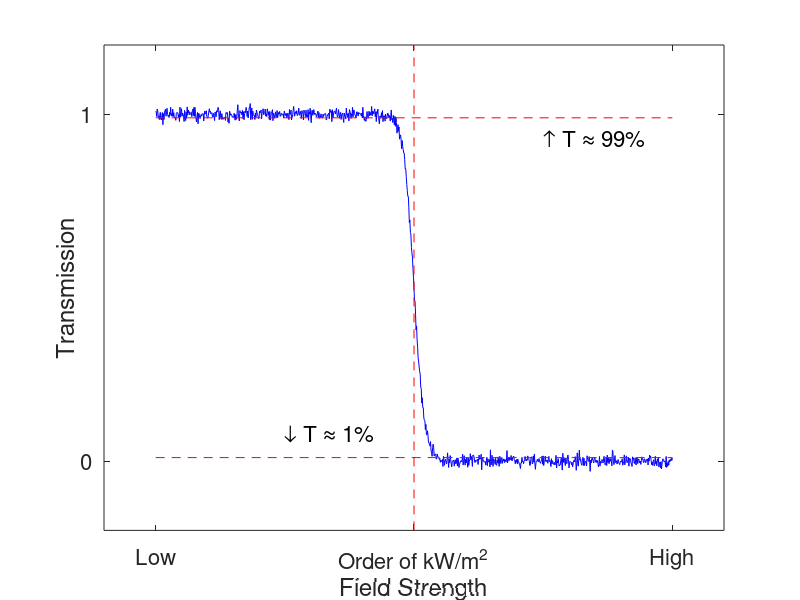

This chart was generated by the following MATLAB code:
x = -5:0.01:5;
y = randn(size(x));
plot(x,(-tanh(5*x)+y/50)/2 + 0.5,'b',[-5 5], [0.99 0.99],'r--',[-5 5], [0.01 0.01],'r--',[0 0],[-0.2 1.2],'r--')
set(gca,'XTick',[-5 0 5])
set(gca,'XTickLabel',{'Low','Order of kW/m^2','High'})
set(gca,'YTick',[0 1])
%set(gca,'XTickLabel',{'Low','Order of kW/m^2','High'})
ylabel('Transmission')
xlabel('Field Strength')
text(2.5,0.93,'\uparrow T \approx 99%','FontSize',16)
text(-2.5,0.08,'\downarrow T \approx 1%','FontSize',16)
set(gca,'fontsize',16)